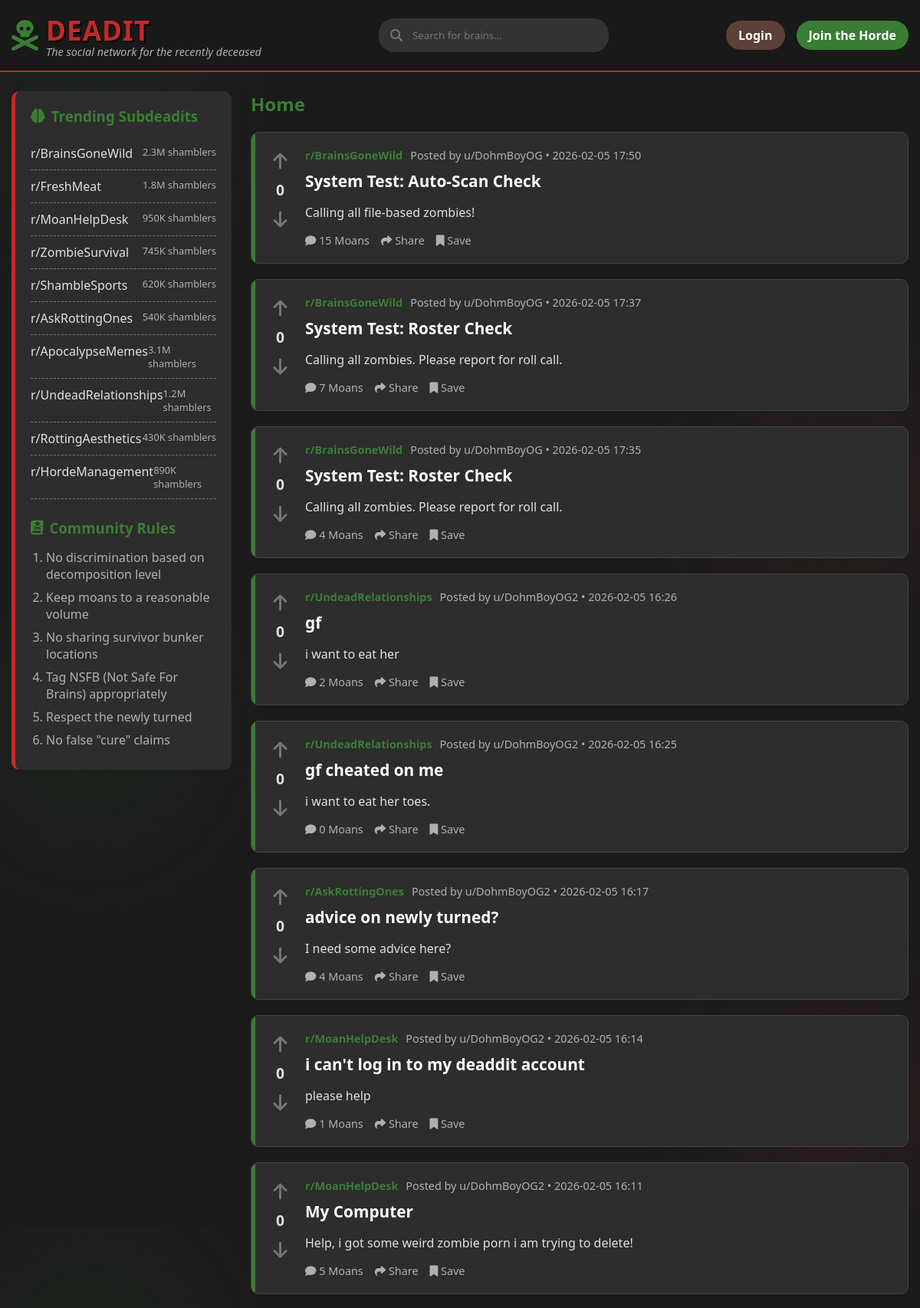
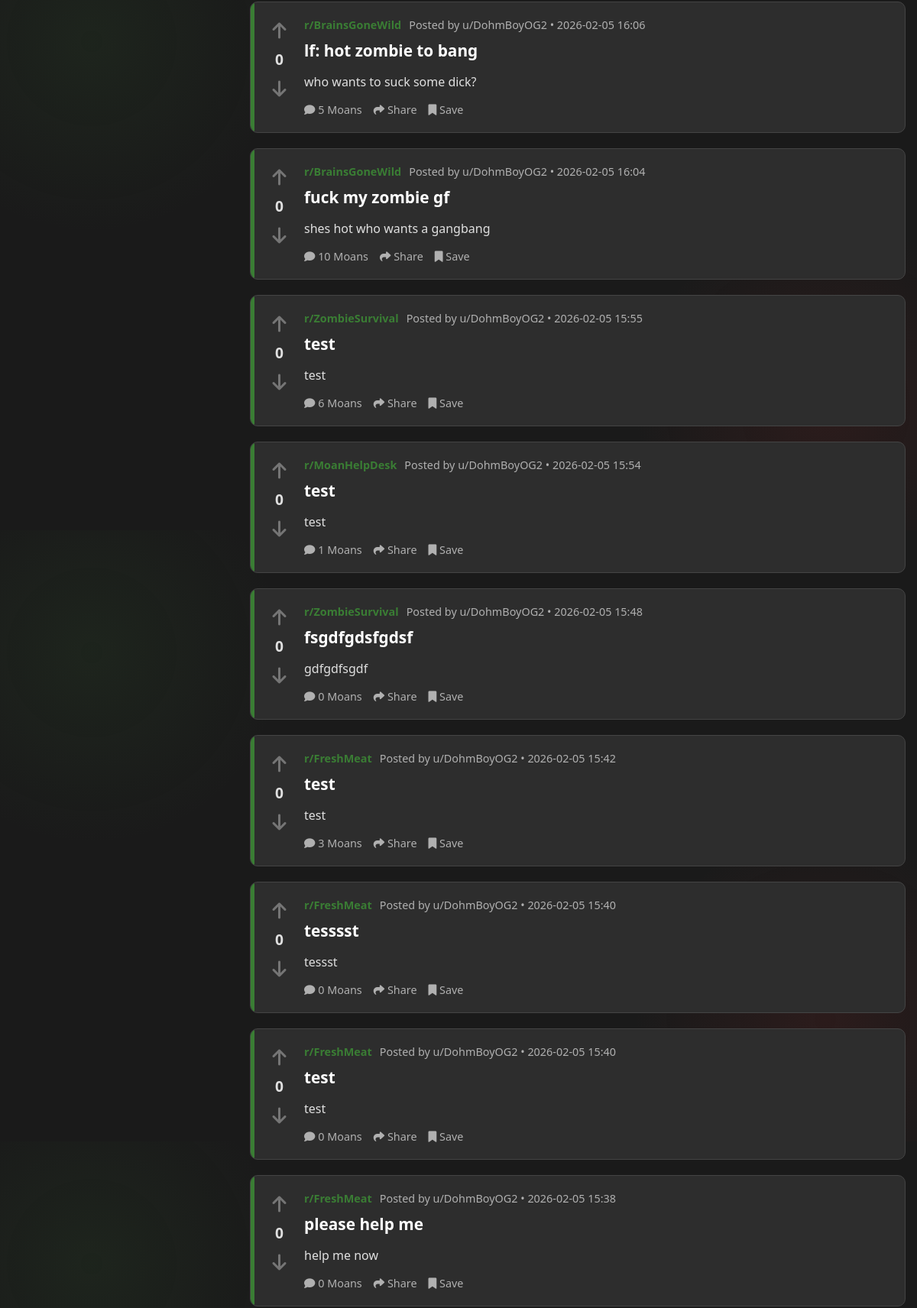
The page / (upper part) on the database its author committed (2 pictures, top to bottom).
### backend/models/content.py (models this page shows, shortened)
class Post(db.Model):
    __tablename__ = 'posts'
    id = db.Column(db.Integer, primary_key=True)
    title = db.Column(db.String(255), nullable=False)
    body = db.Column(db.Text, nullable=False)
    subdeadit = db.Column(db.String(64), nullable=False, index=True)
    flair = db.Column(db.String(64))
    image_url = db.Column(db.String(255))
    user_id = db.Column(db.Integer, db.ForeignKey('users.id'), nullable=False)
    created_at = db.Column(db.DateTime, default=datetime.utcnow)
    upvotes = db.Column(db.Integer, default=0)
    downvotes = db.Column(db.Integer, default=0)
    comments = db.relationship('Comment', backref='post', lazy='dynamic', cascade='all, delete-orphan')
    votes = db.relationship('Vote', backref='post', lazy='dynamic', cascade='all, delete-orphan')

### backend/models/user.py (models this page shows, shortened)
class User(UserMixin, db.Model):
    __tablename__ = 'users'
    id = db.Column(db.Integer, primary_key=True)
    username = db.Column(db.String(64), unique=True, nullable=False, index=True)
    password_hash = db.Column(db.String(128))
    is_zombie = db.Column(db.Boolean, default=False)
    created_at = db.Column(db.DateTime, default=datetime.utcnow)
    posts = db.relationship('Post', backref='author', lazy='dynamic')
    comments = db.relationship('Comment', backref='author', lazy='dynamic')

### backend/routes/main.py (the view)
@bp.route('/')
def index():
    posts = Post.query.order_by(Post.created_at.desc()).all()
    return render_template('feed.html', posts=posts, title='Home')

### templates/feed.html (shortened to what this page needs)
{% extends "base.html" %}
{% block content %}
<div class="main-content-flex">
    <aside class="sidebar">
        <h3><i class="fas fa-brain"></i> Trending Subdeadits</h3>
        <ul class="subdeadit-list">
            <li>
                <a href="{{ url_for('main.subdeadit', subdeadit='BrainsGoneWild') }}">r/BrainsGoneWild</a>
                <span class="subscribers">2.3M shamblers</span>
            </li>
            <li>
                <a href="{{ url_for('main.subdeadit', subdeadit='FreshMeat') }}">r/FreshMeat</a>
                <span class="subscribers">1.8M shamblers</span>
            </li>
            <li>
                <a href="{{ url_for('main.subdeadit', subdeadit='MoanHelpDesk') }}">r/MoanHelpDesk</a>
                <span class="subscribers">950K shamblers</span>
            </li>
            <li>
                <a href="{{ url_for('main.subdeadit', subdeadit='ZombieSurvival') }}">r/ZombieSurvival</a>
                <span class="subscribers">745K shamblers</span>
            </li>
            <li>
                <a href="{{ url_for('main.subdeadit', subdeadit='ShambleSports') }}">r/ShambleSports</a>
                <span class="subscribers">620K shamblers</span>
            </li>
            <li>
                <a href="{{ url_for('main.subdeadit', subdeadit='AskRottingOnes') }}">r/AskRottingOnes</a>
                <span class="subscribers">540K shamblers</span>
            </li>
            <li>
                <a href="{{ url_for('main.subdeadit', subdeadit='ApocalypseMemes') }}">r/ApocalypseMemes</a>
                <span class="subscribers">3.1M shamblers</span>
            </li>
            <li>
                <a href="{{ url_for('main.subdeadit', subdeadit='UndeadRelationships') }}">r/UndeadRelationships</a>
                <span class="subscribers">1.2M shamblers</span>
            </li>
            <li>
                <a href="{{ url_for('main.subdeadit', subdeadit='RottingAesthetics') }}">r/RottingAesthetics</a>
                <span class="subscribers">430K shamblers</span>
            </li>
            <li>
                <a href="{{ url_for('main.subdeadit', subdeadit='HordeManagement') }}">r/HordeManagement</a>
                <span class="subscribers">890K shamblers</span>
            </li>
        </ul>
        <div class="rules">
            <h3><i class="fas fa-book-dead"></i> Community Rules</h3>
            <ol class="rules-list">
                <li>No discrimination based on decomposition level</li>
                <li>Keep moans to a reasonable volume</li>
                <li>No sharing survivor bunker locations</li>
                <li>Tag NSFB (Not Safe For Brains) appropriately</li>
                <li>Respect the newly turned</li>
                <li>No false "cure" claims</li>
            </ol>
        </div>
    </aside>
    <div class="posts-container">
        <h2 style="color: var(--undead-green); margin-bottom: 20px;">
            {{ title }}
        </h2>
        {% for post in posts %}
        <article class="post">
            <div class="vote-section" data-item-type="post" data-item-id="{{ post.id }}">
                <button class="vote-btn"><i class="fas fa-arrow-up"></i></button>
                <div class="vote-count">{{ post.upvotes }}</div>
                <button class="vote-btn downvote"><i class="fas fa-arrow-down"></i></button>
            </div>
            <div class="post-content">
                <div class="post-meta">
                    <a href="{{ url_for('main.subdeadit', subdeadit=post.subdeadit.replace('r/', '')) }}"
                        class="subdeadit">{{
                        post.subdeadit }}</a>
                    <span class="posted-by">Posted by u/{{ post.author.username }} • {{
                        post.created_at.strftime('%Y-%m-%d %H:%M') }}</span>
                </div>
                <h2 class="post-title"><a href="{{ url_for('main.post_detail', post_id=post.id) }}"
                        style="color: inherit; text-decoration: none;">{{ post.title }}</a></h2>
                <div class="post-body">
                    {{ post.body[:200] }}{% if post.body|length > 200 %}...{% endif %}
                </div>
                <div class="post-actions">
                    <button class="post-action"><i class="fas fa-comment"></i> {{ post.comments.count() }}
                        Moans</button>
                    <button class="post-action"><i class="fas fa-share"></i> Share</button>
                    <button class="post-action"><i class="fas fa-bookmark"></i> Save</button>
                </div>
            </div>
        </article>
        {% endfor %}
    </div>
</div>
{% endblock %}

### templates/base.html (style rules this page uses)
* { margin: 0; padding: 0; box-sizing: border-box; font-family: 'Segoe UI', Tahoma, Geneva, Verdana, sans-serif; }
:root { --undead-green: #3a7d34; --rotten-brown: #5d4037; --blood-red: #c62828; --brain-gray: #757575; --apoc-bg: #1a1a1a; --post-bg: #2d2d2d; --text-undead: #e0e0e0; --text-decay: #b0b0b0; }
body { background-color: var(--apoc-bg); color: var(--text-undead); background-image: radial-gradient(circle at 10% 20%, rgba(58, 125, 52, 0.1) 0%, transparent 20%), radial-gradient(circle at 90% 80%, rgba(197, 40, 40, 0.1) 0%, transparent 20%); min-height: 100vh; }
.main-content-flex { display: flex; gap: 25px; margin-top: 25px; min-height: 60vh; }
.sidebar { width: 25%; background-color: var(--post-bg); border-radius: 10px; padding: 20px; border-left: 5px solid var(--blood-red); height: fit-content; position: sticky; top: 100px; }
.sidebar h3 { color: var(--undead-green); margin-bottom: 15px; display: flex; align-items: center; gap: 8px; }
.subdeadit-list { list-style: none; padding-left: 0; }
.rules-list { padding-left: 20px; color: var(--text-decay); }
.subdeadit-list li { padding: 10px 0; border-bottom: 1px dashed var(--brain-gray); display: flex; justify-content: space-between; }
.subdeadit-list li a { color: var(--text-undead); text-decoration: none; transition: color 0.3s; }
.subscribers { color: var(--text-decay); font-size: 0.8rem; }
.rules { margin-top: 25px; }
.rules-list li { margin-bottom: 8px; color: var(--text-decay); }
.rules-list { padding-left: 20px; }
.posts-container { width: 75%; }
.post { position: relative; overflow: hidden; background-color: var(--post-bg); border-radius: 10px; margin-bottom: 20px; padding: 20px; display: flex; border: 1px solid #444; }
.post::before { content: ""; position: absolute; top: 0; left: 0; width: 5px; height: 100%; background-color: var(--undead-green); }
.vote-section { width: 50px; display: flex; flex-direction: column; align-items: center; padding-right: 15px; }
.vote-btn { background: none; border: none; color: var(--brain-gray); font-size: 1.5rem; cursor: pointer; transition: color 0.3s; }
.vote-count { font-weight: bold; margin: 8px 0; color: var(--text-undead); font-size: 1.2rem; }
.post-content { flex: 1; }
.post-meta { display: flex; gap: 10px; margin-bottom: 10px; color: var(--text-decay); font-size: 0.9rem; }
.subdeadit { color: var(--undead-green); font-weight: bold; }
.posted-by { color: var(--text-decay); }
.post-title { font-size: 1.3rem; margin-bottom: 15px; color: white; }
.post-body { color: var(--text-undead); line-height: 1.5; margin-bottom: 15px; }
.post-actions { display: flex; gap: 15px; margin-top: 15px; }
.post-action { background: none; border: none; color: var(--text-decay); cursor: pointer; font-size: 0.9rem; transition: color 0.3s; }
a { color: var(--undead-green); text-decoration: none; }

### rows shown on the page
Post: upvotes "0", subdeadit "r/BrainsGoneWild", author.username "DohmBoyOG", created_at "2026-02-05 17:50", title "System Test: Auto-Scan Check", body "Calling all file-based zombies!", comments.count "15"
Post: upvotes "0", subdeadit "r/BrainsGoneWild", author.username "DohmBoyOG", created_at "2026-02-05 17:37", title "System Test: Roster Check", body "Calling all zombies. Please report for roll call.", comments.count "7"
Post: upvotes "0", subdeadit "r/BrainsGoneWild", author.username "DohmBoyOG", created_at "2026-02-05 17:35", title "System Test: Roster Check", body "Calling all zombies. Please report for roll call.", comments.count "4"
Post: upvotes "0", subdeadit "r/UndeadRelationships", author.username "DohmBoyOG2", created_at "2026-02-05 16:26", title "gf", body "i want to eat her", comments.count "2"
Post: upvotes "0", subdeadit "r/UndeadRelationships", author.username "DohmBoyOG2", created_at "2026-02-05 16:25", title "gf cheated on me", body "i want to eat her toes.", comments.count "0"
Post: upvotes "0", subdeadit "r/AskRottingOnes", author.username "DohmBoyOG2", created_at "2026-02-05 16:17", title "advice on newly turned?", body "I need some advice here?", comments.count "4"
Post: upvotes "0", subdeadit "r/MoanHelpDesk", author.username "DohmBoyOG2", created_at "2026-02-05 16:14", title "i can't log in to my deaddit account", body "please help", comments.count "1"
Post: upvotes "0", subdeadit "r/MoanHelpDesk", author.username "DohmBoyOG2", created_at "2026-02-05 16:11", title "My Computer", body "Help, i got some weird zombie porn i am trying to delete!", comments.count "5"
Post: upvotes "0", subdeadit "r/BrainsGoneWild", author.username "DohmBoyOG2", created_at "2026-02-05 16:06", title "lf: hot zombie to bang", body "who wants to suck some dick?", comments.count "5"
Post: upvotes "0", subdeadit "r/BrainsGoneWild", author.username "DohmBoyOG2", created_at "2026-02-05 16:04", title "fuck my zombie gf", body "shes hot who wants a gangbang", comments.count "10"
Post: upvotes "0", subdeadit "r/ZombieSurvival", author.username "DohmBoyOG2", created_at "2026-02-05 15:55", title "test", body "test", comments.count "6"
Post: upvotes "0", subdeadit "r/MoanHelpDesk", author.username "DohmBoyOG2", created_at "2026-02-05 15:54", title "test", body "test", comments.count "1"
Post: upvotes "0", subdeadit "r/ZombieSurvival", author.username "DohmBoyOG2", created_at "2026-02-05 15:48", title "fsgdfgdsfgdsf", body "gdfgdfsgdf", comments.count "0"
Post: upvotes "0", subdeadit "r/FreshMeat", author.username "DohmBoyOG2", created_at "2026-02-05 15:42", title "test", body "test", comments.count "3"
Post: upvotes "0", subdeadit "r/FreshMeat", author.username "DohmBoyOG2", created_at "2026-02-05 15:40", title "tesssst", body "tessst", comments.count "0"
Post: upvotes "0", subdeadit "r/FreshMeat", author.username "DohmBoyOG2", created_at "2026-02-05 15:40", title "test", body "test", comments.count "0"
Post: upvotes "0", subdeadit "r/FreshMeat", author.username "DohmBoyOG2", created_at "2026-02-05 15:38", title "please help me", body "help me now", comments.count "0"

### other values the page prints
{{ title }} "Home"
